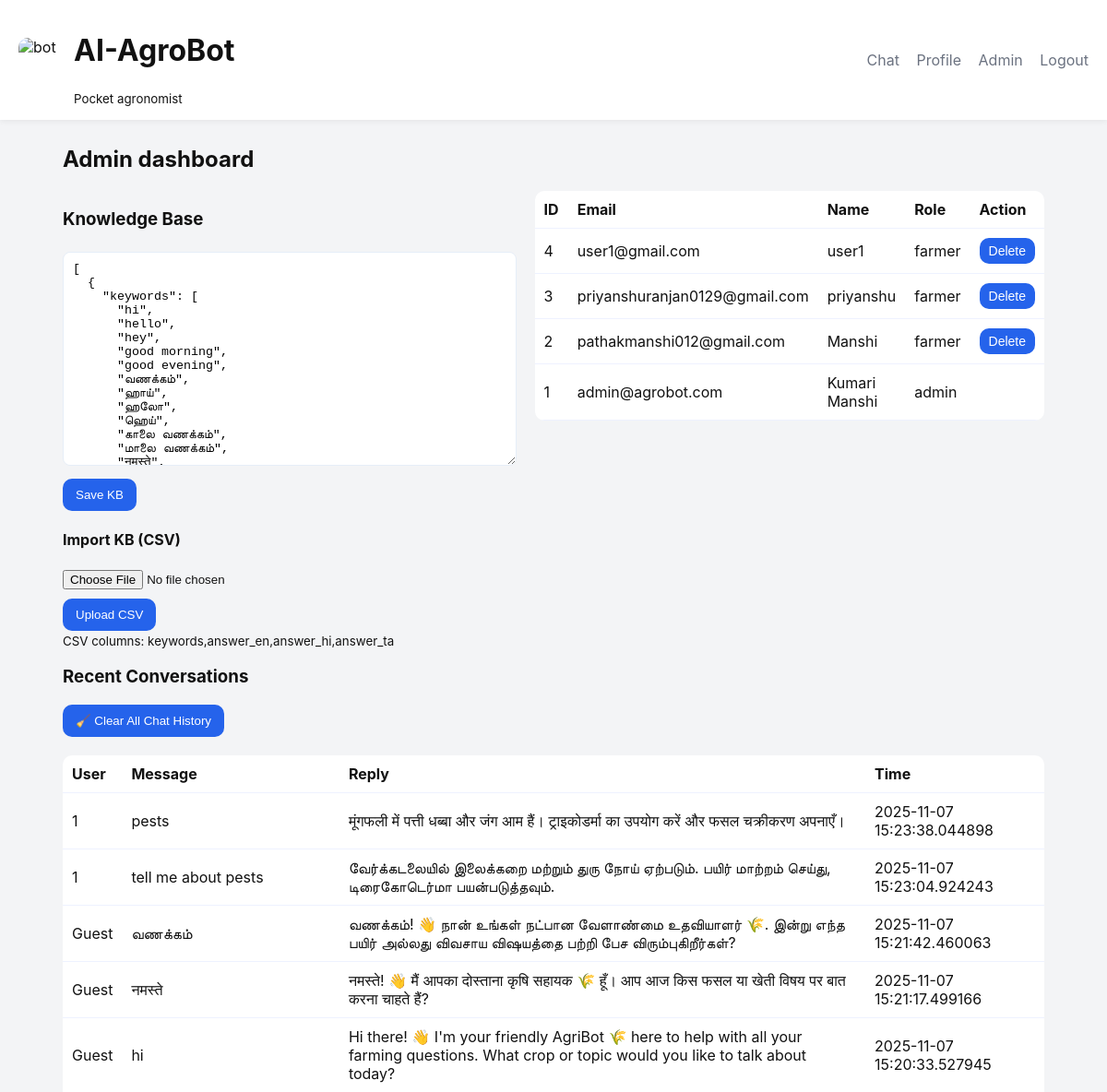
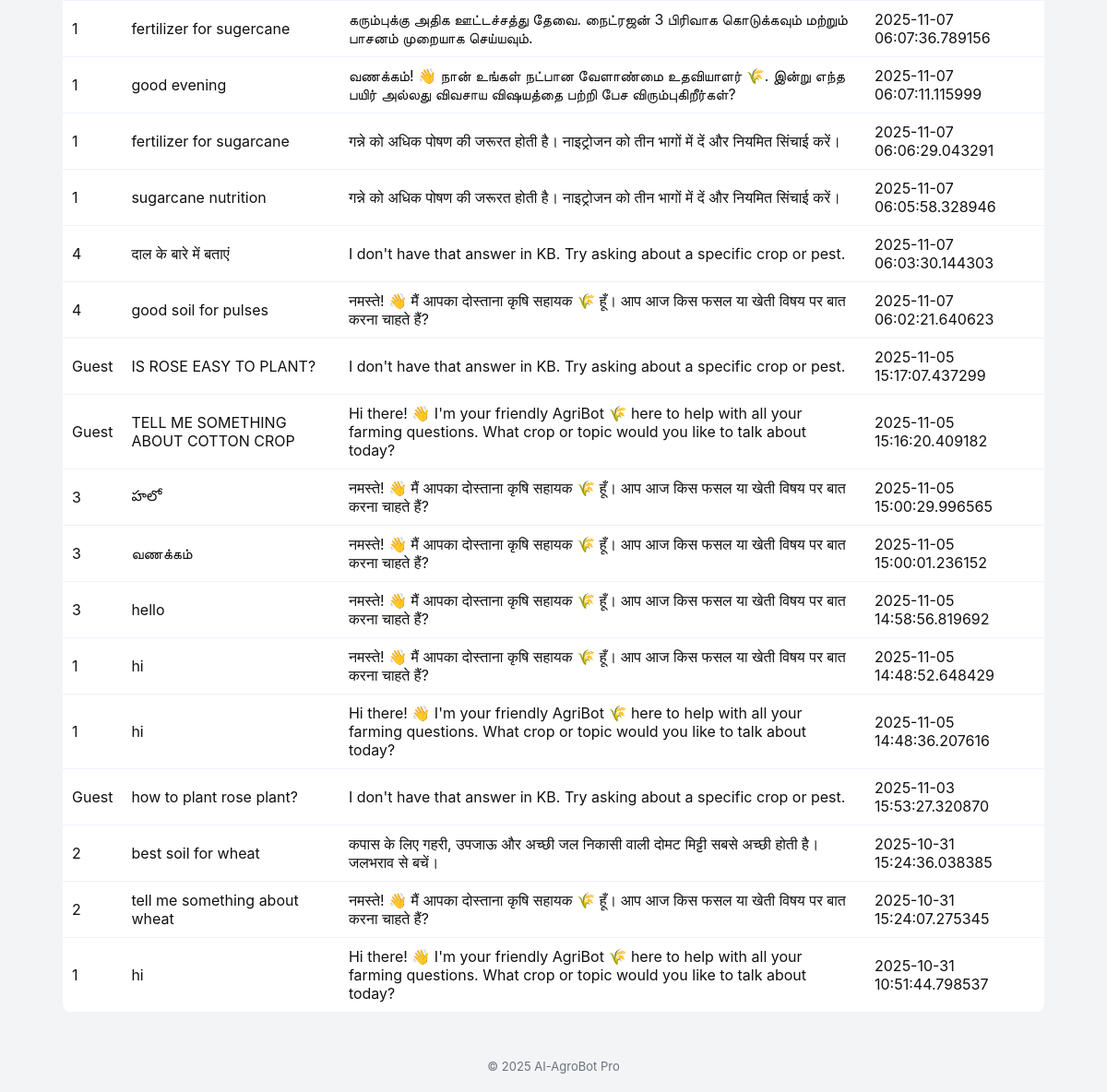
The page /admin (signed in) on the database its author committed (2 pictures, top to bottom).
### database.py (models this page shows)
class User(UserMixin, db.Model):
    __tablename__ = "users"
    id = db.Column(db.Integer, primary_key=True)
    email = db.Column(db.String(200), unique=True, nullable=False)
    password = db.Column(db.String(200), nullable=False)
    name = db.Column(db.String(100))
    role = db.Column(db.String(20), default="farmer")
    primary_crop = db.Column(db.String(100))
    region = db.Column(db.String(100))
    preferred_language = db.Column(db.String(20), default="en")

class ChatHistory(db.Model):
    __tablename__ = "chat_history"
    id = db.Column(db.Integer, primary_key=True)
    user_id = db.Column(db.Integer, db.ForeignKey("users.id"), nullable=True)
    user_message = db.Column(db.Text)
    bot_response = db.Column(db.Text)
    created_at = db.Column(db.DateTime, default=datetime.utcnow)
    feedback = db.Column(db.String(20), nullable=True)

### app.py (the view)
@app.route("/admin")
@login_required
def admin_dashboard():
    if current_user.role != "admin":
        flash("Access denied", "danger"); return redirect(url_for("index"))
    users = User.query.order_by(User.id.desc()).all()
    chats = ChatHistory.query.order_by(ChatHistory.created_at.desc()).limit(500).all()
    kb_content = ""
    try:
        with open(KB_PATH,"r",encoding="utf-8") as f: kb_content = f.read()
    except Exception:
        kb_content = "[]"
    return render_template("admin_dashboard.html", users=users, chats=chats, kb_content=kb_content)

### app.py (called while the page is built)
@login_manager.user_loader
def load_user(user_id):
    return db.session.get(User, int(user_id))

### templates/admin_dashboard.html
{% extends "base.html" %}
{% block content %}
<h2>Admin dashboard</h2>
<div class="admin-grid">
  <section class="admin-kb">
    <h3>Knowledge Base</h3>
    <form method="post" action="{{ url_for('admin_edit_kb') }}">
      <textarea name="kb_data" rows="14">{{ kb_content }}</textarea>
      <div class="actions"><button class="btn" type="submit">Save KB</button></div>
    </form>
    <h4>Import KB (CSV)</h4>
    <form method="post" action="{{ url_for('admin_upload_kb_csv') }}" enctype="multipart/form-data">
      <input type="file" name="csv_file" accept=".csv" required><div class="actions"><button class="btn" type="submit">Upload CSV</button></div>
      <small>CSV columns: keywords,answer_en,answer_hi,answer_ta</small>
    </form>
  </section>
  <section class="admin-chats">
    <table class="table"><thead><tr><th>ID</th><th>Email</th><th>Name</th><th>Role</th><th>Action</th></tr></thead><tbody>{% for u in users %}<tr><td>{{ u.id }}</td><td>{{ u.email }}</td><td>{{ u.name }}</td><td>{{ u.role }}</td><td>{% if u.role!='admin' %}<form method="post" action="{{ url_for('admin_delete_user', user_id=u.id) }}"><button class="btn small" type="submit" onclick="return confirm('Delete user?')">Delete</button></form>{% endif %}</td></tr>{% endfor %}</tbody></table>
  </section>
</div>
    <h3>Recent Conversations</h3>
<form method="post" action="{{ url_for('admin_clear_chats') }}" onsubmit="return confirm('Are you sure you want to delete all chat history?');">
  <button class="btn danger" type="submit">🧹 Clear All Chat History</button>
</form>
<br>
<table class="table">
  <thead>
    <tr><th>User</th><th>Message</th><th>Reply</th><th>Time</th></tr>
  </thead>
  <tbody>
    {% for c in chats %}
      <tr>
        <td>{{ c.user_id or 'Guest' }}</td>
        <td>{{ c.user_message }}</td>
        <td>{{ c.bot_response }}</td>
        <td>{{ c.created_at }}</td>
      </tr>
    {% endfor %}
  </tbody>
</table>
{% endblock %}

### templates/base.html (shortened to what this page needs)
<!doctype html>
<html lang="en">
<head>
  <link rel="stylesheet" href="{{ url_for('static', filename='style.css') }}">
</head>
<body>
  <header class="topbar">
    <div class="brand"><img src="{{ url_for('static', filename='bot.png') }}" class="logo" alt="bot"><div><h1>AI-AgroBot</h1><small>Pocket agronomist</small></div></div>
    <nav class="nav">
      <a href="{{ url_for('index') }}">Chat</a>
      {% if current_user.is_authenticated %}
        <a href="{{ url_for('profile') }}">Profile</a>
        {% if current_user.role == 'admin' %}<a href="{{ url_for('admin_dashboard') }}">Admin</a>{% endif %}
        <a href="{{ url_for('logout') }}">Logout</a>
      {% else %}
        <a href="{{ url_for('login') }}">Login</a>
        <a href="{{ url_for('register') }}">Register</a>
      {% endif %}
    </nav>
  </header>
  <main class="main">
    {% block content %}{% endblock %}
  </main>
  <footer class="footer">© 2025 AI-AgroBot Pro</footer>
</body>
</html>

### static/style.css (style rules this page uses)
:root { --brand: #2563eb; --muted: #6b7280; --bg: #f3f4f6; --card: #ffffff; }
* { box-sizing: border-box; }
body { font-family: Inter, system-ui, Segoe UI, Roboto, Arial; margin: 0; background: var(--bg); color: #111; }
.topbar { display: flex; align-items: center; justify-content: space-between; padding: 14px 20px; background: var(--card); box-shadow: 0 2px 6px rgba(0,0,0,0.06); }
.brand { display: flex; align-items: center; gap: 12px; }
.logo { width: 48px; height: 48px; border-radius: 10px; }
.nav a { margin-left: 14px; color: var(--muted); text-decoration: none; }
.main { max-width: 1100px; margin: 28px auto; padding: 0 18px; }
.btn, button { background: var(--brand); color: white; border: none; padding: 10px 14px; border-radius: 10px; cursor: pointer; }
.btn.small { padding: 6px 10px; font-size: 14px; }
.auth-card input, .auth-card select, textarea { width: 100%; padding: 10px; border-radius: 8px; border: 1px solid #e6eef8; margin-top: 6px; }
.actions { display: flex; align-items: center; gap: 10px; margin-top: 10px; }
.admin-grid { display: grid; grid-template-columns: 1fr 1fr; gap: 20px; }
.table { width: 100%; border-collapse: collapse; background: var(--card); border-radius: 10px; overflow: hidden; }
.table th, .table td { padding: 10px; border-bottom: 1px solid #eef2ff; text-align: left; }
.footer { padding: 20px; text-align: center; color: var(--muted); font-size: 13px; margin-top: 30px; }

### rows shown on the page
User: id "4", email "user1@gmail.com", name "user1", role "farmer"
User: id "3", email "priyanshuranjan0129@gmail.com", name "priyanshu", role "farmer"
User: id "2", email "pathakmanshi012@gmail.com", name "Manshi", role "farmer"
User: id "1", email "admin@agrobot.com", name "Kumari Manshi", role "admin"
ChatHistory: user "1", user_message "pests", bot_response "मूंगफली में पत्ती धब्बा और जंग आम हैं। ट्राइकोडर्मा का उपयोग करें और फसल चक्रीकरण अपनाएँ।", created_at "2025-11-07 15:23:38.044898"
ChatHistory: user "1", user_message "tell me about pests", bot_response "வேர்க்கடலையில் இலைக்கறை மற்றும் துரு நோய் ஏற்படும். பயிர் மாற்றம் செய்து, டிரைகோடெர்மா பயன்படுத்தவும்.", created_at "2025-11-07 15:23:04.924243"
ChatHistory: user_id "Guest", user_message "வணக்கம்", bot_response "வணக்கம்! 👋 நான் உங்கள் நட்பான வேளாண்மை உதவியாளர் 🌾. இன்று எந்த பயிர் அல்லது விவசாய விஷயத்தை பற்றி பேச விரும்புகிறீர்கள்?", created_at "2025-11-07 15:21:42.460063"
ChatHistory: user_id "Guest", user_message "नमस्ते", bot_response "नमस्ते! 👋 मैं आपका दोस्ताना कृषि सहायक 🌾 हूँ। आप आज किस फसल या खेती विषय पर बात करना चाहते हैं?", created_at "2025-11-07 15:21:17.499166"
ChatHistory: user_id "Guest", user_message "hi", bot_response "Hi there! 👋 I'm your friendly AgriBot 🌾 here to help with all your farming questions. What crop or topic would you like to talk about today?", created_at "2025-11-07 15:20:33.527945"
ChatHistory: user "1", user_message "fertilizer for sugercane", bot_response "கரும்புக்கு அதிக ஊட்டச்சத்து தேவை. நைட்ரஜன் 3 பிரிவாக கொடுக்கவும் மற்றும் பாசனம் முறையாக செய்யவும்.", created_at "2025-11-07 06:07:36.789156"
ChatHistory: user "1", user_message "good evening", bot_response "வணக்கம்! 👋 நான் உங்கள் நட்பான வேளாண்மை உதவியாளர் 🌾. இன்று எந்த பயிர் அல்லது விவசாய விஷயத்தை பற்றி பேச விரும்புகிறீர்கள்?", created_at "2025-11-07 06:07:11.115999"
ChatHistory: user "1", user_message "fertilizer for sugarcane", bot_response "गन्ने को अधिक पोषण की जरूरत होती है। नाइट्रोजन को तीन भागों में दें और नियमित सिंचाई करें।", created_at "2025-11-07 06:06:29.043291"
ChatHistory: user "1", user_message "sugarcane nutrition", bot_response "गन्ने को अधिक पोषण की जरूरत होती है। नाइट्रोजन को तीन भागों में दें और नियमित सिंचाई करें।", created_at "2025-11-07 06:05:58.328946"
ChatHistory: user "4", user_message "दाल के बारे में बताएं", bot_response "I don't have that answer in KB. Try asking about a specific crop or pest.", created_at "2025-11-07 06:03:30.144303"
ChatHistory: user "4", user_message "good soil for pulses", bot_response "नमस्ते! 👋 मैं आपका दोस्ताना कृषि सहायक 🌾 हूँ। आप आज किस फसल या खेती विषय पर बात करना चाहते हैं?", created_at "2025-11-07 06:02:21.640623"
ChatHistory: user_id "Guest", user_message "IS ROSE EASY TO PLANT?", bot_response "I don't have that answer in KB. Try asking about a specific crop or pest.", created_at "2025-11-05 15:17:07.437299"
ChatHistory: user_id "Guest", user_message "TELL ME SOMETHING ABOUT COTTON CROP", bot_response "Hi there! 👋 I'm your friendly AgriBot 🌾 here to help with all your farming questions. What crop or topic would you like to talk about today?", created_at "2025-11-05 15:16:20.409182"
ChatHistory: user "3", user_message "హలో", bot_response "नमस्ते! 👋 मैं आपका दोस्ताना कृषि सहायक 🌾 हूँ। आप आज किस फसल या खेती विषय पर बात करना चाहते हैं?", created_at "2025-11-05 15:00:29.996565"
ChatHistory: user "3", user_message "வணக்கம்", bot_response "नमस्ते! 👋 मैं आपका दोस्ताना कृषि सहायक 🌾 हूँ। आप आज किस फसल या खेती विषय पर बात करना चाहते हैं?", created_at "2025-11-05 15:00:01.236152"
ChatHistory: user "3", user_message "hello", bot_response "नमस्ते! 👋 मैं आपका दोस्ताना कृषि सहायक 🌾 हूँ। आप आज किस फसल या खेती विषय पर बात करना चाहते हैं?", created_at "2025-11-05 14:58:56.819692"
ChatHistory: user "1", user_message "hi", bot_response "नमस्ते! 👋 मैं आपका दोस्ताना कृषि सहायक 🌾 हूँ। आप आज किस फसल या खेती विषय पर बात करना चाहते हैं?", created_at "2025-11-05 14:48:52.648429"
ChatHistory: user "1", user_message "hi", bot_response "Hi there! 👋 I'm your friendly AgriBot 🌾 here to help with all your farming questions. What crop or topic would you like to talk about today?", created_at "2025-11-05 14:48:36.207616"
ChatHistory: user_id "Guest", user_message "how to plant rose plant?", bot_response "I don't have that answer in KB. Try asking about a specific crop or pest.", created_at "2025-11-03 15:53:27.320870"
ChatHistory: user "2", user_message "best soil for wheat", bot_response "कपास के लिए गहरी, उपजाऊ और अच्छी जल निकासी वाली दोमट मिट्टी सबसे अच्छी होती है। जलभराव से बचें।", created_at "2025-10-31 15:24:36.038385"
ChatHistory: user "2", user_message "tell me something about wheat", bot_response "नमस्ते! 👋 मैं आपका दोस्ताना कृषि सहायक 🌾 हूँ। आप आज किस फसल या खेती विषय पर बात करना चाहते हैं?", created_at "2025-10-31 15:24:07.275345"
ChatHistory: user "1", user_message "hi", bot_response "Hi there! 👋 I'm your friendly AgriBot 🌾 here to help with all your farming questions. What crop or topic would you like to talk about today?", created_at "2025-10-31 10:51:44.798537"
